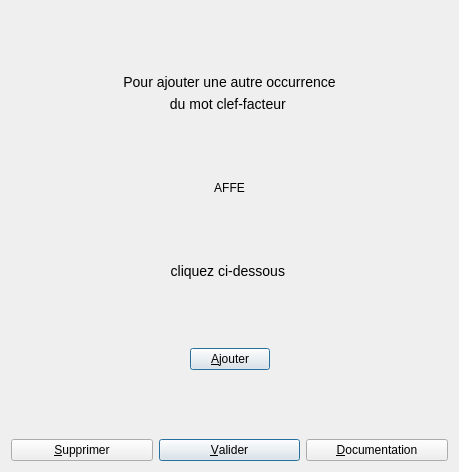
<ui version="4.0" stdsetdef="1" >
  <author></author>
  <comment></comment>
  <exportmacro></exportmacro>
  <class>DMCListAjout</class>
  <widget class="QWidget" name="DMCListAjout" >
    <property name="geometry" >
      <rect>
        <x>0</x>
        <y>0</y>
        <width>459</width>
        <height>472</height>
      </rect>
    </property>
    <property name="minimumSize" >
      <size>
        <width>350</width>
        <height>0</height>
      </size>
    </property>
    <property name="windowTitle" >
      <string>Form1</string>
    </property>
    <layout class="QGridLayout" >
      <item rowspan="1" row="1" column="0" colspan="3" >
        <widget class="QLabel" name="textLabel1" >
          <property name="text" >
            <string>&lt;p align="center">&lt;font size="+1">Pour ajouter une autre occurrence&lt;/font>&lt;/p></string>
          </property>
          <property name="wordWrap" >
            <bool>false</bool>
          </property>
        </widget>
      </item>
      <item rowspan="1" row="2" column="0" colspan="3" >
        <widget class="QLabel" name="textLabel1_2" >
          <property name="text" >
            <string>&lt;p align="center">&lt;font size="+1">du mot clef-facteur&lt;/font> &lt;/p></string>
          </property>
          <property name="wordWrap" >
            <bool>false</bool>
          </property>
        </widget>
      </item>
      <item rowspan="1" row="8" column="0" colspan="3" >
        <layout class="QHBoxLayout" >
          <item>
            <spacer name="spacer4" >
              <property name="sizeHint" >
                <size>
                  <width>60</width>
                  <height>21</height>
                </size>
              </property>
              <property name="sizeType" >
                <enum>QSizePolicy::Expanding</enum>
              </property>
              <property name="orientation" >
                <enum>Qt::Horizontal</enum>
              </property>
            </spacer>
          </item>
          <item>
            <widget class="QPushButton" name="bAjout" >
              <property name="text" >
                <string>&amp;Ajouter</string>
              </property>
              <property name="shortcut" >
                <string>Alt+A</string>
              </property>
              <property name="autoDefault" >
                <bool>true</bool>
              </property>
              <property name="default" >
                <bool>true</bool>
              </property>
              <property name="toolTip" stdset="0" >
                <string>validation de la saisie</string>
              </property>
            </widget>
          </item>
          <item>
            <spacer name="spacer2" >
              <property name="sizeHint" >
                <size>
                  <width>80</width>
                  <height>21</height>
                </size>
              </property>
              <property name="sizeType" >
                <enum>QSizePolicy::Expanding</enum>
              </property>
              <property name="orientation" >
                <enum>Qt::Horizontal</enum>
              </property>
            </spacer>
          </item>
        </layout>
      </item>
      <item row="9" column="1" >
        <spacer name="spacer1" >
          <property name="sizeHint" >
            <size>
              <width>21</width>
              <height>40</height>
            </size>
          </property>
          <property name="sizeType" >
            <enum>QSizePolicy::Expanding</enum>
          </property>
          <property name="orientation" >
            <enum>Qt::Vertical</enum>
          </property>
        </spacer>
      </item>
      <item rowspan="1" row="6" column="0" colspan="3" >
        <widget class="QLabel" name="textLabel1_2_2" >
          <property name="text" >
            <string>&lt;p align="center">&lt;font size="+1">cliquez ci-dessous&lt;/font> &lt;/p></string>
          </property>
          <property name="wordWrap" >
            <bool>false</bool>
          </property>
        </widget>
      </item>
      <item row="7" column="1" >
        <spacer name="spacer5" >
          <property name="sizeHint" >
            <size>
              <width>20</width>
              <height>20</height>
            </size>
          </property>
          <property name="sizeType" >
            <enum>QSizePolicy::Expanding</enum>
          </property>
          <property name="orientation" >
            <enum>Qt::Vertical</enum>
          </property>
        </spacer>
      </item>
      <item rowspan="1" row="4" column="0" colspan="3" >
        <widget class="QLabel" name="MCFacteur" >
          <property name="text" >
            <string>&lt;p align="center">AFFE&lt;/p></string>
          </property>
          <property name="wordWrap" >
            <bool>false</bool>
          </property>
        </widget>
      </item>
      <item row="5" column="1" >
        <spacer name="spacer6" >
          <property name="sizeHint" >
            <size>
              <width>21</width>
              <height>31</height>
            </size>
          </property>
          <property name="sizeType" >
            <enum>QSizePolicy::Expanding</enum>
          </property>
          <property name="orientation" >
            <enum>Qt::Vertical</enum>
          </property>
        </spacer>
      </item>
      <item row="3" column="1" >
        <spacer name="spacer7" >
          <property name="sizeHint" >
            <size>
              <width>21</width>
              <height>51</height>
            </size>
          </property>
          <property name="sizeType" >
            <enum>QSizePolicy::Expanding</enum>
          </property>
          <property name="orientation" >
            <enum>Qt::Vertical</enum>
          </property>
        </spacer>
      </item>
      <item row="0" column="1" >
        <spacer name="spacer8" >
          <property name="sizeHint" >
            <size>
              <width>41</width>
              <height>51</height>
            </size>
          </property>
          <property name="sizeType" >
            <enum>QSizePolicy::Expanding</enum>
          </property>
          <property name="orientation" >
            <enum>Qt::Vertical</enum>
          </property>
        </spacer>
      </item>
      <item row="10" column="0" >
        <widget class="QPushButton" name="bSup" >
          <property name="text" >
            <string>&amp;Supprimer</string>
          </property>
          <property name="shortcut" >
            <string>Alt+S</string>
          </property>
          <property name="autoDefault" >
            <bool>true</bool>
          </property>
          <property name="toolTip" stdset="0" >
            <string>suppression du mot clef</string>
          </property>
        </widget>
      </item>
      <item row="10" column="1" >
        <widget class="QPushButton" name="bOk" >
          <property name="text" >
            <string>&amp;Valider</string>
          </property>
          <property name="shortcut" >
            <string>Shift+A, Alt+A, Alt+A, Alt+A</string>
          </property>
          <property name="autoDefault" >
            <bool>true</bool>
          </property>
          <property name="default" >
            <bool>true</bool>
          </property>
          <property name="toolTip" stdset="0" >
            <string>validation de la saisie</string>
          </property>
        </widget>
      </item>
      <item row="10" column="2" >
        <widget class="QPushButton" name="bHelp" >
          <property name="text" >
            <string>&amp;Documentation</string>
          </property>
          <property name="shortcut" >
            <string>Alt+D</string>
          </property>
          <property name="autoDefault" >
            <bool>true</bool>
          </property>
          <property name="toolTip" stdset="0" >
            <string>affichage documentation aster</string>
          </property>
        </widget>
      </item>
    </layout>
  </widget>
  <layoutdefault spacing="6" margin="11" />
  <pixmapfunction>qPixmapFromMimeSource</pixmapfunction>
</ui>
